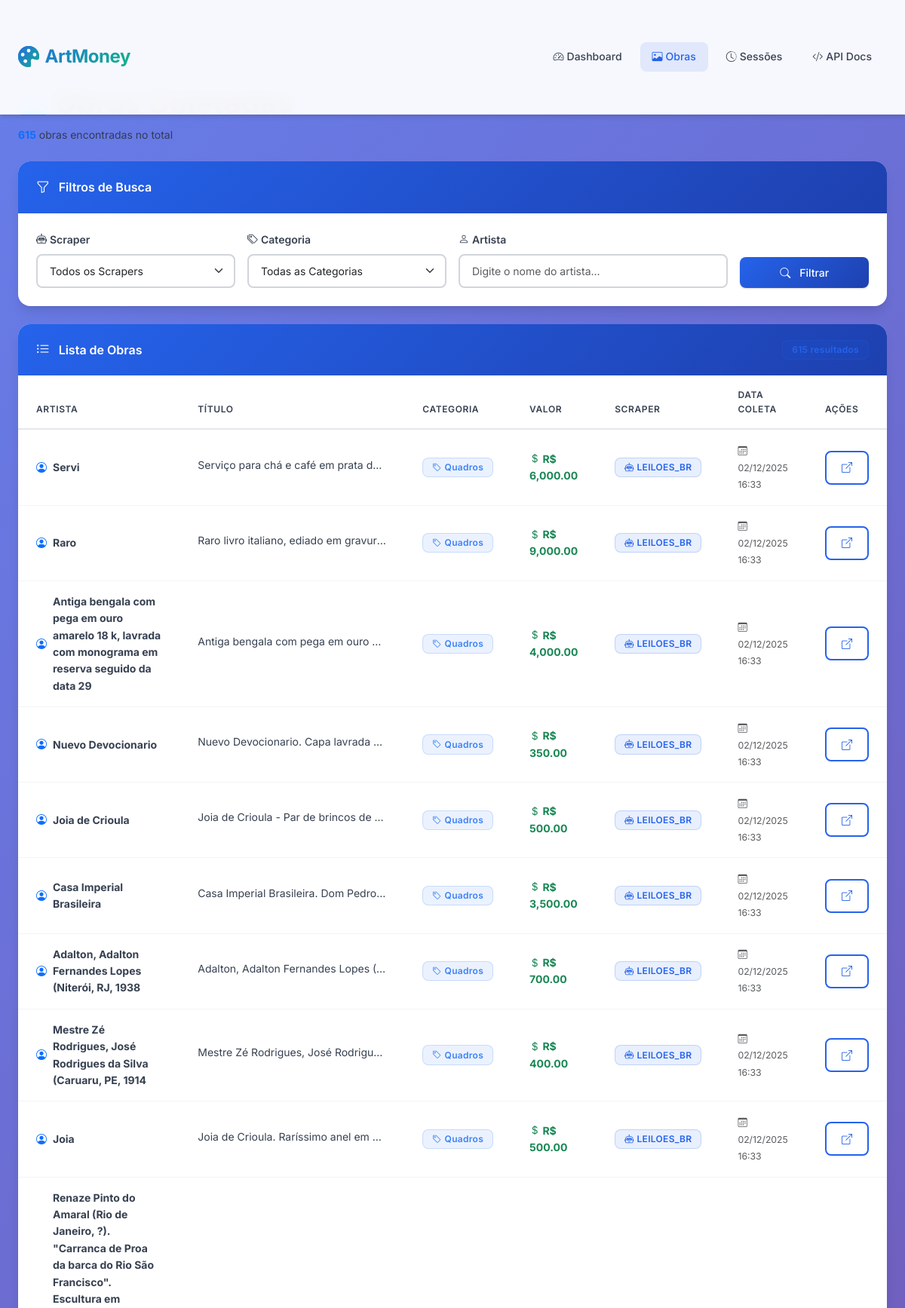
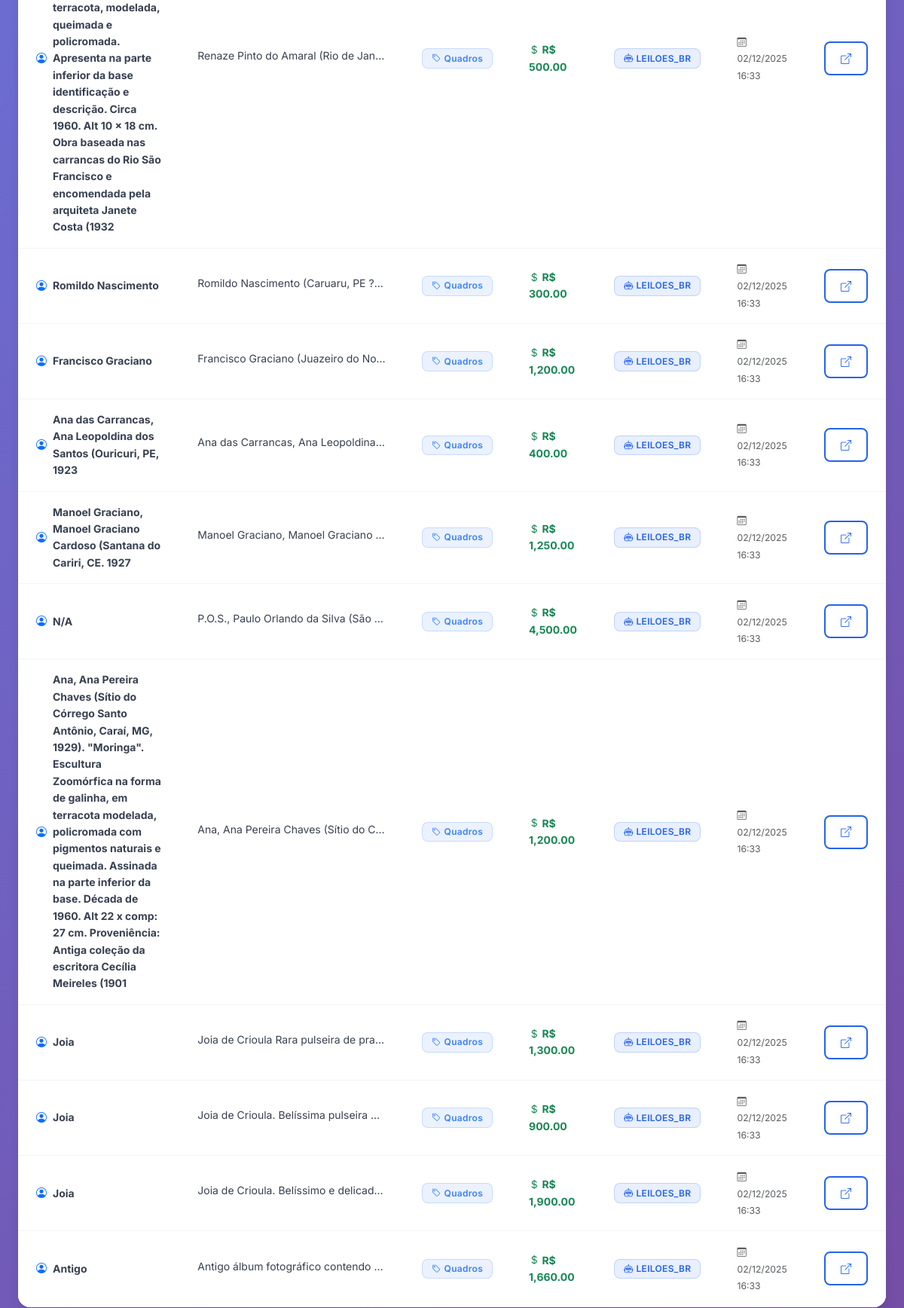
Screenshot of /obras?page=2 (upper part) with the database file from the repository (2 pictures, top to bottom).
### database/models.py (models this page shows)
class Obra(Base):
    __tablename__ = 'obras'
    id = Column(Integer, primary_key=True, index=True)
    session_id = Column(Integer, nullable=False, index=True)  # FK para scraping_sessions
    scraper_name = Column(String(50), nullable=False, index=True)
    categoria = Column(String(50), nullable=True, index=True)
    nome_artista = Column(String(255), nullable=True, index=True)
    titulo = Column(Text, nullable=True)
    descricao = Column(Text, nullable=True)
    descricao_completa = Column(Text, nullable=True)  # Descrição completa da obra (campo "Inspiração do projeto")
    valor = Column(String(50), nullable=True)
    valor_atualizado = Column(String(50), nullable=True)  # Valor atualizado após leilão
    numero_lances = Column(Integer, nullable=True, default=0)  # Número de lances no leilão
    lote = Column(String(50), nullable=True)
    data_leilao = Column(String(50), nullable=True)
    data_inicio_leilao = Column(String(100), nullable=True)  # Data/hora de início do leilão
    leiloeiro = Column(String(255), nullable=True)
    local = Column(String(255), nullable=True)
    info_leilao = Column(Text, nullable=True)  # Informações adicionais do leilão (data, horário, endereço, telefone, email)
    ultima_atualizacao = Column(DateTime, nullable=True)  # Data da última atualização de preço
    url = Column(Text, nullable=False, index=True)
    url_original = Column(Text, nullable=True)
    site_redirecionado = Column(String(255), nullable=True)
    pagina = Column(Integer, nullable=True)
    data_coleta = Column(DateTime, default=datetime.utcnow, nullable=False)
    __table_args__ = (
        Index('idx_session_scraper', 'session_id', 'scraper_name'),
        Index('idx_categoria', 'categoria'),
        Index('idx_artista', 'nome_artista'),
        Index('idx_data_coleta', 'data_coleta'),
        Index('idx_url_scraper', 'url', 'scraper_name'),  # Índice para verificar duplicatas
    )

### api/main.py (the view)
@app.get("/obras", response_class=HTMLResponse)
async def listar_obras_web(
    request: Request,
    page: int = Query(1, ge=1),
    per_page: int = Query(20, ge=1, le=100),
    scraper: Optional[str] = None,
    categoria: Optional[str] = None,
    artista: Optional[str] = None,
    db: Session = Depends(get_db)
):
    query = db.query(Obra)
    if scraper:
        query = query.filter(Obra.scraper_name == scraper)
    if categoria:
        query = query.filter(Obra.categoria == categoria)
    if artista:
        query = query.filter(Obra.nome_artista.ilike(f"%{artista}%"))
    total = query.count()
    offset = (page - 1) * per_page
    obras = query.order_by(desc(Obra.data_coleta)).offset(offset).limit(per_page).all()
    categorias = db.query(Obra.categoria).distinct().all()
    scrapers = db.query(Obra.scraper_name).distinct().all()
    total_pages = (total + per_page - 1) // per_page
    return templates.TemplateResponse("obras.html", {
        "request": request,
        "obras": obras,
        "page": page,
        "per_page": per_page,
        "total": total,
        "total_pages": total_pages,
        "scraper": scraper,
        "categoria": categoria,
        "artista": artista,
        "categorias": [c[0] for c in categorias if c[0]],
        "scrapers": [s[0] for s in scrapers if s[0]]
    })

### templates/obras.html (shortened to what this page needs)
{% extends "base.html" %}
{% block content %}
<div class="container-fluid">
    <div class="row mb-4">
        <div class="col-12">
            <div class="d-flex align-items-center justify-content-between">
                <div>
                    <h1 class="display-5 fw-bold mb-2">
                    </h1>
                    <p class="text-muted mb-0">
                        <strong class="text-primary">{{ total }}</strong> obras encontradas no total
                    </p>
                </div>
            </div>
        </div>
    </div>
    <div class="card mb-4">
        <div class="card-header">
            <div>
                <i class="bi bi-funnel"></i>
                Filtros de Busca
            </div>
        </div>
        <div class="card-body">
            <form method="get" class="row g-3">
                <div class="col-md-3">
                    <label class="form-label">
                        <i class="bi bi-robot me-1"></i>Scraper
                    </label>
                    <select name="scraper" class="form-select">
                        <option value="">Todos os Scrapers</option>
                    </select>
                </div>
                <div class="col-md-3">
                    <label class="form-label">
                        <i class="bi bi-tags me-1"></i>Categoria
                    </label>
                    <select name="categoria" class="form-select">
                        <option value="">Todas as Categorias</option>
                    </select>
                </div>
                <div class="col-md-4">
                    <label class="form-label">
                        <i class="bi bi-person me-1"></i>Artista
                    </label>
                    <input type="text" name="artista" class="form-control" placeholder="Digite o nome do artista..." value="{{ artista or '' }}">
                </div>
                <div class="col-md-2 d-flex align-items-end">
                    <button type="submit" class="btn btn-primary w-100">
                        <i class="bi bi-search me-1"></i>Filtrar
                    </button>
                </div>
            </form>
        </div>
    </div>
    <div class="card">
        <div class="card-header">
            <div>
                <i class="bi bi-list-ul"></i>
                Lista de Obras
            </div>
            <div>
                <span class="badge badge-primary">{{ total }} resultados</span>
            </div>
        </div>
        <div class="card-body p-0">
            <div class="table-wrapper">
                <table class="table table-hover mb-0">
                    <thead>
                        <tr>
                            <th>Artista</th>
                            <th>Título</th>
                            <th>Categoria</th>
                            <th>Valor</th>
                            <th>Scraper</th>
                            <th>Data Coleta</th>
                            <th>Ações</th>
                        </tr>
                    </thead>
                    <tbody>
                        {% for obra in obras %}
                        <tr>
                            <td>
                                <div class="d-flex align-items-center">
                                    <i class="bi bi-person-circle text-primary me-2"></i>
                                    <strong>{{ obra.nome_artista or "N/A" }}</strong>
                                </div>
                            </td>
                            <td>
                                <span class="text-truncate d-inline-block" style="max-width: 250px;" title="{{ obra.titulo or 'N/A' }}">
                                    {{ obra.titulo or "N/A" }}
                                </span>
                            </td>
                            <td>
                                <span class="badge badge-info">
                                    <i class="bi bi-tag"></i> {{ obra.categoria or "N/A" }}
                                </span>
                            </td>
                            <td>
                                {% if obra.valor and obra.valor != "N/A" %}
                                    <strong class="text-success">
                                        <i class="bi bi-currency-dollar"></i> R$ {{ obra.valor }}
                                    </strong>
                                {% else %}
                                    <span class="text-muted">N/A</span>
                                {% endif %}
                            </td>
                            <td>
                                <span class="badge badge-primary">
                                    <i class="bi bi-robot"></i> {{ obra.scraper_name|upper }}
                                </span>
                            </td>
                            <td>
                                <small class="text-muted">
                                    <i class="bi bi-calendar3 me-1"></i>
                                    {{ obra.data_coleta.strftime('%d/%m/%Y %H:%M') }}
                                </small>
                            </td>
                            <td>
                                <a href="{{ obra.url }}" target="_blank" class="btn btn-sm btn-outline-primary" title="Ver obra original">
                                    <i class="bi bi-box-arrow-up-right"></i>
                                </a>
                            </td>
                        </tr>
                        {% endfor %}
                    </tbody>
                </table>
            </div>
        </div>
    </div>
</div>
{% endblock %}

### static/css/style.css (style rules this page uses)
:root { --primary: #2563EB; --primary-dark: #1E40AF; --primary-light: #3B82F6; --secondary: #10B981; --secondary-dark: #059669; --secondary-light: #34D399; --success: #10B981; --warning: #F59E0B; --danger: #EF4444; --info: #3B82F6; --gray-50: #F9FAFB; --gray-100: #F3F4F6; --gray-200: #E5E7EB; --gray-300: #D1D5DB; --gray-400: #9CA3AF; --gray-500: #6B7280; --gray-600: #4B5563; --gray-700: #374151; --gray-800: #1F2937; --gray-900: #111827; --bg-primary: #FFFFFF; --bg-secondary: #F9FAFB; --bg-tertiary: #F3F4F6; --shadow-xs: 0 1px 2px 0 rgba(0, 0, 0, 0.05); --shadow-sm: 0 1px 3px 0 rgba(0, 0, 0, 0.1), 0 1px 2px 0 rgba(0, 0, 0, 0.06); --shadow-md: 0 4px 6px -1px rgba(0, 0, 0, 0.1), 0 2px 4px -1px rgba(0, 0, 0, 0.06); --shadow-lg: 0 10px 15px -3px rgba(0, 0, 0, 0.1), 0 4px 6px -2px rgba(0, 0, 0, 0.05); --shadow-xl: 0 20px 25px -5px rgba(0, 0, 0, 0.1), 0 10px 10px -5px rgba(0, 0, 0, 0.04); --shadow-2xl: 0 25px 50px -12px rgba(0, 0, 0, 0.25); --radius-sm: 0.375rem; --radius-md: 0.5rem; --radius-lg: 0.75rem; --radius-xl: 1rem; --radius-2xl: 1.5rem; }
* { margin: 0; padding: 0; box-sizing: border-box; }
body { font-family: 'Inter', -apple-system, BlinkMacSystemFont, 'Segoe UI', Roboto, 'Helvetica Neue', Arial, sans-serif; background: linear-gradient(135deg, #667EEA 0%, #764BA2 100%); background-attachment: fixed; color: var(--gray-900); line-height: 1.6; min-height: 100vh; font-size: 14px; }
.container-fluid { max-width: 1400px; margin: 0 auto; padding: 2rem 1.5rem; }
.card { background: var(--bg-primary); border: none; border-radius: var(--radius-xl); box-shadow: var(--shadow-lg); transition: all 0.3s cubic-bezier(0.4, 0, 0.2, 1); overflow: hidden; margin-bottom: 1.5rem; }
.card-header { background: linear-gradient(135deg, var(--primary) 0%, var(--primary-dark) 100%); color: white; border: none; padding: 1.25rem 1.5rem; font-weight: 600; font-size: 1rem; display: flex; align-items: center; justify-content: space-between; }
.card-header i { margin-right: 0.5rem; font-size: 1.1rem; }
.card-body { padding: 1.5rem; }
.btn { border-radius: var(--radius-md); padding: 0.625rem 1.25rem; font-weight: 500; font-size: 0.875rem; transition: all 0.2s ease; border: none; display: inline-flex; align-items: center; justify-content: center; gap: 0.5rem; }
.btn-primary { background: linear-gradient(135deg, var(--primary) 0%, var(--primary-dark) 100%); color: white; box-shadow: var(--shadow-sm); }
.btn-outline-primary { border: 2px solid var(--primary); color: var(--primary); background: transparent; }
.table-wrapper { background: white; border-radius: var(--radius-xl); overflow: hidden; box-shadow: var(--shadow-lg); }
.table { margin: 0; background: white; }
.table thead { background: linear-gradient(135deg, var(--gray-50) 0%, var(--gray-100) 100%); }
.table thead th { border: none; padding: 1rem 1.5rem; font-weight: 600; font-size: 0.75rem; text-transform: uppercase; letter-spacing: 0.05em; color: var(--gray-700); border-bottom: 2px solid var(--gray-200); }
.table tbody tr { transition: all 0.2s ease; border-bottom: 1px solid var(--gray-100); }
.table tbody td { padding: 1rem 1.5rem; vertical-align: middle; color: var(--gray-700); }
.badge { padding: 0.375rem 0.75rem; border-radius: var(--radius-md); font-weight: 600; font-size: 0.75rem; letter-spacing: 0.025em; display: inline-flex; align-items: center; gap: 0.25rem; }
.badge-info { background: rgba(59, 130, 246, 0.1); color: var(--info); border: 1px solid rgba(59, 130, 246, 0.2); }
.badge-primary { background: rgba(37, 99, 235, 0.1); color: var(--primary); border: 1px solid rgba(37, 99, 235, 0.2); }
.form-control, .form-select { border-radius: var(--radius-md); border: 2px solid var(--gray-300); padding: 0.625rem 1rem; transition: all 0.2s ease; font-size: 0.875rem; }
.form-label { font-weight: 600; color: var(--gray-700); margin-bottom: 0.5rem; font-size: 0.875rem; }
h1, h2, h3, h4, h5, h6 { font-weight: 700; color: var(--gray-900); line-height: 1.2; }
.display-5 { font-size: 2.5rem; font-weight: 800; letter-spacing: -0.5px; }
.card, .stat-card { animation: fadeIn 0.5s ease-out; }

### rows the page displays
Obra: nome_artista "Servi", titulo "Serviço para chá e café em prata d…", categoria "Quadros", valor "6,000.00", scraper_name "LEILOES_BR", data_coleta "02/12/2025 16:33"
Obra: nome_artista "Raro", titulo "Raro livro italiano, ediado em gravur…", categoria "Quadros", valor "9,000.00", scraper_name "LEILOES_BR", data_coleta "02/12/2025 16:33"
Obra: nome_artista "Antiga bengala com pega em ouro amarelo 18 k, lavrada com monograma em reserva seguido da data 29", titulo "Antiga bengala com pega em ouro…", categoria "Quadros", valor "4,000.00", scraper_name "LEILOES_BR", data_coleta "02/12/2025 16:33"
Obra: nome_artista "Nuevo Devocionario", titulo "Nuevo Devocionario. Capa lavrada…", categoria "Quadros", valor "350.00", scraper_name "LEILOES_BR", data_coleta "02/12/2025 16:33"
Obra: nome_artista "Joia de Crioula", titulo "Joia de Crioula - Par de brincos de…", categoria "Quadros", valor "500.00", scraper_name "LEILOES_BR", data_coleta "02/12/2025 16:33"
Obra: nome_artista "Casa Imperial Brasileira", titulo "Casa Imperial Brasileira. Dom Pedro…", categoria "Quadros", valor "3,500.00", scraper_name "LEILOES_BR", data_coleta "02/12/2025 16:33"
Obra: nome_artista "Adalton, Adalton Fernandes Lopes (Niterói, RJ, 1938", titulo "Adalton, Adalton Fernandes Lopes (…", categoria "Quadros", valor "700.00", scraper_name "LEILOES_BR", data_coleta "02/12/2025 16:33"
Obra: nome_artista "Mestre Zé Rodrigues, José Rodrigues da Silva (Caruaru, PE, 1914", titulo "Mestre Zé Rodrigues, José Rodrigu…", categoria "Quadros", valor "400.00", scraper_name "LEILOES_BR", data_coleta "02/12/2025 16:33"
Obra: nome_artista "Joia", titulo "Joia de Crioula. Raríssimo anel em…", categoria "Quadros", valor "500.00", scraper_name "LEILOES_BR", data_coleta "02/12/2025 16:33"
Obra: nome_artista "Renaze Pinto do Amaral (Rio de Janeiro, ?). \"Carranca de Proa da barca do Rio São Francisco\". Escultura em terracota, modelada, queimada e policromada. Apresenta na parte inferior da base identificação e descrição. Circa 1960. Alt 10 x 18 cm. Obra baseada nas carrancas do Rio São Francisco e encomendada pela arquiteta Janete Costa (1932", titulo "Renaze Pinto do Amaral (Rio de Jan…", categoria "Quadros", valor "500.00", scraper_name "LEILOES_BR", data_coleta "02/12/2025 16:33"
Obra: nome_artista "Romildo Nascimento", titulo "Romildo Nascimento (Caruaru, PE ?…", categoria "Quadros", valor "300.00", scraper_name "LEILOES_BR", data_coleta "02/12/2025 16:33"
Obra: nome_artista "Francisco Graciano", titulo "Francisco Graciano (Juazeiro do No…", categoria "Quadros", valor "1,200.00", scraper_name "LEILOES_BR", data_coleta "02/12/2025 16:33"
Obra: nome_artista "Ana das Carrancas, Ana Leopoldina dos Santos (Ouricuri, PE, 1923", titulo "Ana das Carrancas, Ana Leopoldina…", categoria "Quadros", valor "400.00", scraper_name "LEILOES_BR", data_coleta "02/12/2025 16:33"
Obra: nome_artista "Manoel Graciano, Manoel Graciano Cardoso (Santana do Cariri, CE. 1927", titulo "Manoel Graciano, Manoel Graciano…", categoria "Quadros", valor "1,250.00", scraper_name "LEILOES_BR", data_coleta "02/12/2025 16:33"
Obra: nome_artista "N/A", titulo "P.O.S., Paulo Orlando da Silva (São…", categoria "Quadros", valor "4,500.00", scraper_name "LEILOES_BR", data_coleta "02/12/2025 16:33"
Obra: nome_artista "Ana, Ana Pereira Chaves (Sítio do Córrego Santo Antônio, Caraí, MG, 1929). \"Moringa\". Escultura Zoomórfica na forma de galinha, em terracota modelada, policromada com pigmentos naturais e queimada. Assinada na parte inferior da base. Década de 1960. Alt 22 x comp: 27 cm. Proveniência: Antiga coleção da escritora Cecília Meireles (1901", titulo "Ana, Ana Pereira Chaves (Sítio do C…", categoria "Quadros", valor "1,200.00", scraper_name "LEILOES_BR", data_coleta "02/12/2025 16:33"
Obra: nome_artista "Joia", titulo "Joia de Crioula Rara pulseira de pra…", categoria "Quadros", valor "1,300.00", scraper_name "LEILOES_BR", data_coleta "02/12/2025 16:33"
Obra: nome_artista "Joia", titulo "Joia de Crioula. Belíssima pulseira…", categoria "Quadros", valor "900.00", scraper_name "LEILOES_BR", data_coleta "02/12/2025 16:33"
Obra: nome_artista "Joia", titulo "Joia de Crioula. Belíssimo e delicad…", categoria "Quadros", valor "1,900.00", scraper_name "LEILOES_BR", data_coleta "02/12/2025 16:33"
Obra: nome_artista "Antigo", titulo "Antigo álbum fotográfico contendo…", categoria "Quadros", valor "1,660.00", scraper_name "LEILOES_BR", data_coleta "02/12/2025 16:33"

### other values shown
{{ total }} "615"
